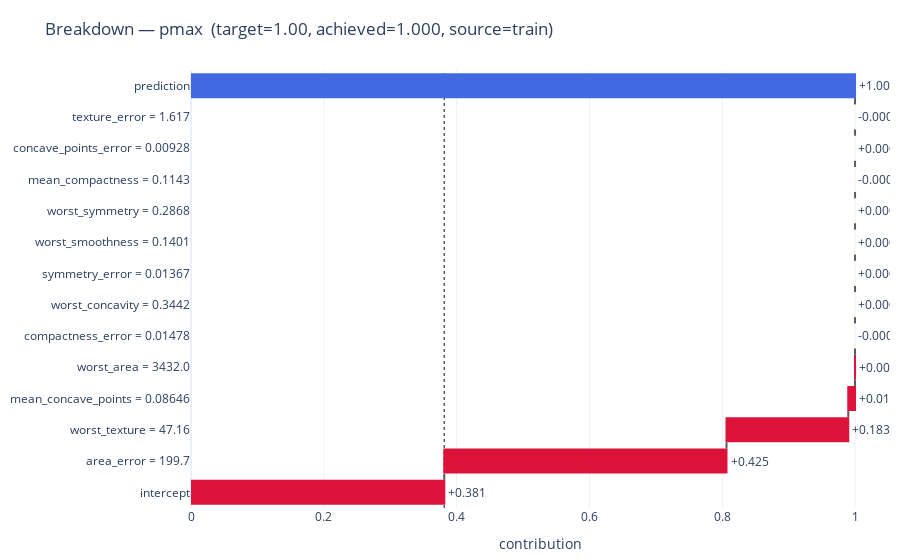

Here is the notebook cell this chart was saved with:
### Markdown cell above
### 🔍 Breakdown — amostra **p_0.80** (prob. final ≈ **0,806**)

**O que empurrou para cima (pró-Maligno):**

* **`area_error = 27.41`** **(+0,127)** — maior variação de área está entre os **maiores impulsos** de risco.
* **`worst_texture = 32.29`** **(+0,112)** — textura no pior caso alta é um forte indício de malignidade.
* **`mean_concave_points = 0.030`** **(+0,082)** — presença média de pontos côncavos eleva significativamente a probabilidade.
* **`compactness_error = 0.0117`** **(+0,058)** e **`worst_area = 826.4`** **(+0,031)** — reforços adicionais, coerentes com morfologia mais agressiva.
* Incrementos menores, mas no mesmo sentido:
  **`concave_points_error = 0.0127`** **(+0,034)**, **`worst_symmetry = 0.272`** **(+0,017)**,
  **`worst_concavity = 0.161`** **(+0,021)**, **`symmetry_error = 0.0187`** **(+0,003)**.

**O que freou (pró-Benigno):**

* **`worst_smoothness = 0.106`** **(−0,040)** e **`texture_error = 1.385`** **(−0,039)** — amortecem um pouco o score, mas **não** mudam o desfecho.

**Leitura final:** partindo do **intercepto (0,381)**, a combinação de **textura/área no pior caso elevadas** e **medidas de concavidade** empurra o score para **~0,81** — **bem acima de 0,50**, portanto **classificado como Maligno**.

### Code cell
# Break Down: prob ≈ 1.00 (pmax)
label = "pmax"
obs   = obs_for_breakdown[label]
bd    = explainer.predict_parts(new_observation=obs, type="break_down", keep_distributions=True)

meta  = selected_df[selected_df["selection_label"] == label].iloc[0]
title = (f"Breakdown — {label}  (target={meta['target_p']:.2f}, "
         f"achieved={meta['achieved_p']:.3f}, source={meta['source']})")

print(bd.result[["variable","variable_value","contribution","cumulative"]])

fig = plot_breakdown_from_bd(bd, title=title)
fig.show()

### Figure 1 — Plotly figure (JSON) as saved in the notebook; plotly's stock layout.template omitted (floating-point values rounded to 4 significant figures)
{"data": [{"connector": {"line": {"color": "rgb(90,90,90)"}}, "customdata": [[0.3814, 0, 0.3814], [0.425, 0.3814, 0.8064], [0.1833, 0.8064, 0.9898], [0.01023, 0.9898, 1.0], [7.568e-06, 1.0, 1.0], [-1.835e-07, 1.0, 1.0], [2.305e-07, 1.0, 1.0], [1.763e-09, 1.0, 1.0], [3.692e-10, 1.0, 1.0], [7.555e-11, 1.0, 1.0], [-1.249e-10, 1.0, 1.0], [1.202e-10, 1.0, 1.0], [-4.86e-12, 1.0, 1.0], [1.0, 0, 1.0]], "decreasing": {"marker": {"color": "seagreen"}}, "hovertemplate": "%{y}<br>contribution (Δ): %{customdata[0]:.3f}<br>cum. before: %{customdata[1]:.3f}<br>cum. after: %{customdata[2]:.3f}<extra></extra>", "increasing": {"marker": {"color": "crimson"}}, "measure": ["relative", "relative", "relative", "relative", "relative", "relative", "relative", "relative", "relative", "relative", "relative", "relative", "relative", "total"], "orientation": "h", "text": ["+0.381", "+0.425", "+0.183", "+0.010", "+0.000", "-0.000", "+0.000", "+0.000", "+0.000", "+0.000", "-0.000", "+0.000", "-0.000", "+1.000"], "textposition": "outside", "totals": {"marker": {"color": "royalblue"}}, "type": "waterfall", "x": [0.3814, 0.425, 0.1833, 0.01023, 7.568e-06, -1.835e-07, 2.305e-07, 1.763e-09, 3.692e-10, 7.555e-11, -1.249e-10, 1.202e-10, -4.86e-12, 1.0], "y": ["intercept", "area_error = 199.7", "worst_texture = 47.16", "mean_concave_points = 0.08646", "worst_area = 3432.0", "compactness_error = 0.01478", "worst_concavity = 0.3442", "symmetry_error = 0.01367", "worst_smoothness = 0.1401", "worst_symmetry = 0.2868", "mean_compactness = 0.1143", "concave_points_error = 0.00928", "texture_error = 1.617", "prediction"]}], "layout": {"hovermode": "closest", "margin": {"b": 40, "l": 10, "r": 10, "t": 70}, "shapes": [{"layer": "below", "line": {"color": "rgb(90,90,90)", "dash": "dot", "width": 1.5}, "type": "line", "x0": 0.3814, "x1": 0.3814, "y0": 0, "y1": 1, "yref": "paper"}], "showlegend": false, "title": {"text": "Breakdown — pmax  (target=1.00, achieved=1.000, source=train)"}, "xaxis": {"title": {"text": "contribution"}}, "yaxis": {"categoryarray": ["intercept", "area_error = 199.7", "worst_texture = 47.16", "mean_concave_points = 0.08646", "worst_area = 3432.0", "compactness_error = 0.01478", "worst_concavity = 0.3442", "symmetry_error = 0.01367", "worst_smoothness = 0.1401", "worst_symmetry = 0.2868", "mean_compactness = 0.1143", "concave_points_error = 0.00928", "texture_error = 1.617", "prediction"], "categoryorder": "array"}}}
